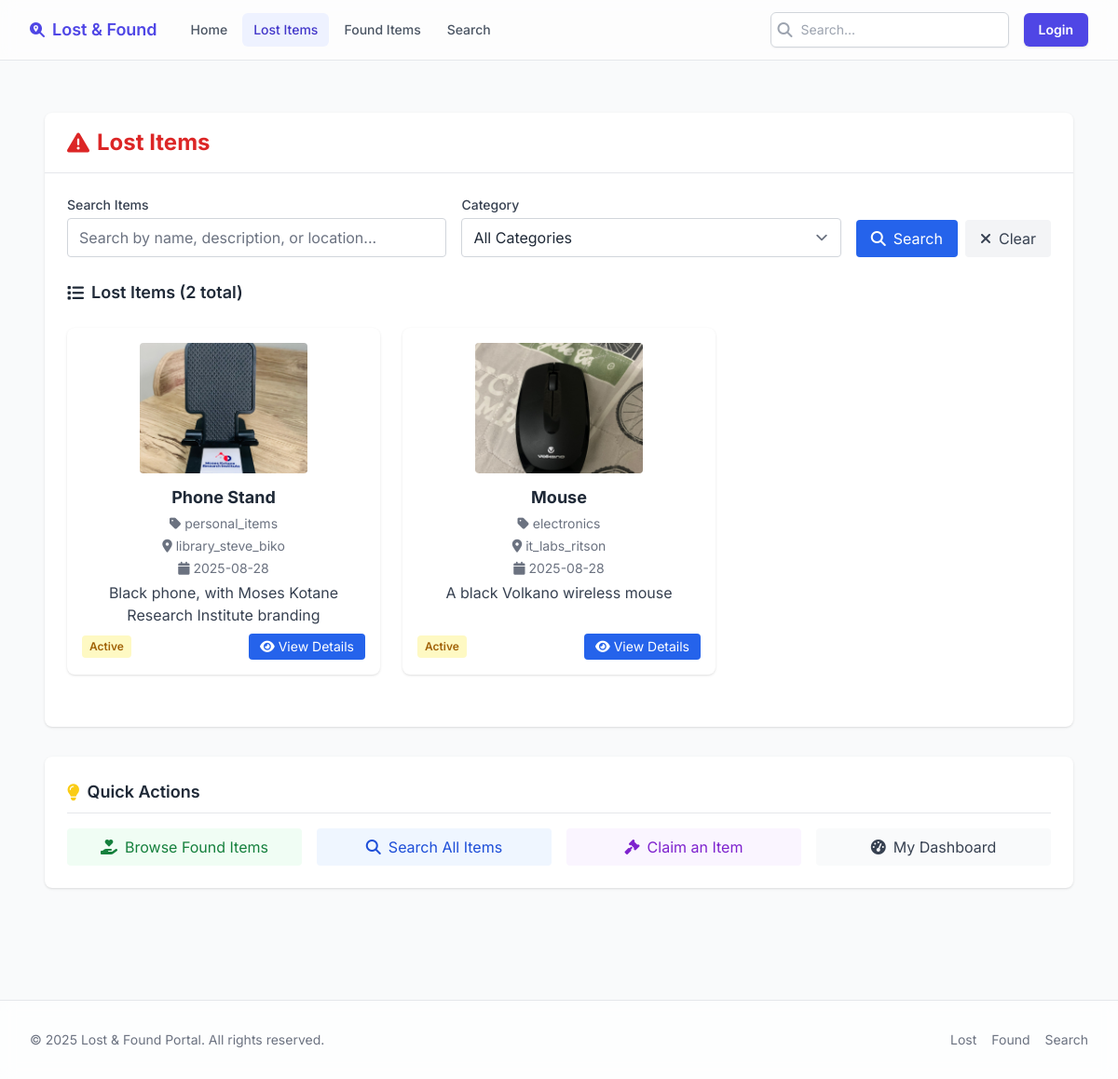
/lost-items, run on the app's committed database.
### models.py (models this page shows)
class LostItemModel(db.Model):
    __tablename__ = 'lost items'
    id = db.Column(db.Integer, primary_key=True)
    item_name = db.Column(db.String(100), nullable=False)
    category = db.Column(db.String(50), nullable=False)
    description = db.Column(db.Text, nullable=False)
    location = db.Column(db.String(100), nullable=False)
    full_names = db.Column(db.String(100), nullable=False)
    student_number = db.Column(db.String(50), nullable=False)
    student_email = db.Column(db.String(100), nullable=False)
    photo_filename = db.Column(db.String(100), nullable=True)
    status = db.Column(db.String(20), default='active')  # 'active', 'claimed', 'expired'
    is_verified = db.Column(db.Boolean, default=False)
    created_at = db.Column(db.DateTime, default=datetime.utcnow)
    updated_at = db.Column(db.DateTime, default=datetime.utcnow, onupdate=datetime.utcnow)
    expires_at = db.Column(db.DateTime, nullable=True)

### app.py (the view)
@app.route('/lost-items')
def browse_lost_items():
    page = request.args.get('page', 1, type=int)
    category_filter = request.args.get('category', 'all')
    search_query = request.args.get('query', '')
    query = LostItemModel.query.filter_by(status='active')
    if category_filter != 'all':
        query = query.filter_by(category=category_filter)
    if search_query:
        query = query.filter(
            LostItemModel.item_name.contains(search_query) |
            LostItemModel.description.contains(search_query) |
            LostItemModel.location.contains(search_query)
        )
    items = query.order_by(LostItemModel.created_at.desc()).paginate(
        page=page, per_page=12, error_out=False)
    return render_template('browse_lost.html',
                         title='Lost Items',
                         items=items,
                         category_filter=category_filter,
                         search_query=search_query)

### templates/browse_lost.html (shortened to what this page needs)
{% extends "base.html" %}
{% block content %}
<div class="max-w-7xl mx-auto px-4 py-8">
    <div class="bg-white rounded-lg shadow mb-8">
        <div class="border-b px-6 py-4 flex items-center gap-2">
            <h2 class="text-2xl font-bold text-red-600 flex items-center gap-2">
                <i class="fas fa-exclamation-triangle"></i> Lost Items
            </h2>
        </div>
        <div class="px-6 py-6">
            <form method="GET" action="{{ url_for('browse_lost_items') }}" class="flex flex-wrap gap-4 mb-6">
                <div class="flex-1 min-w-[220px]">
                    <label for="query" class="block text-sm font-medium text-gray-700 mb-1">Search Items</label>
                    <input type="text" name="query" id="query" class="w-full rounded border-gray-300 px-3 py-2 focus:ring focus:ring-blue-200" value="{{ search_query }}" placeholder="Search by name, description, or location...">
                </div>
                <div class="flex-1 min-w-[180px]">
                    <label for="category" class="block text-sm font-medium text-gray-700 mb-1">Category</label>
                    <select name="category" id="category" class="w-full rounded border-gray-300 px-3 py-2">
                        <option value="all" {% if category_filter == 'all' %}selected{% endif %}>All Categories</option>
                    </select>
                </div>
                <div class="flex items-end gap-2">
                    <button type="submit" class="bg-blue-600 text-white px-4 py-2 rounded hover:bg-blue-700 flex items-center gap-2">
                        <i class="fas fa-search"></i> Search
                    </button>
                    <a href="{{ url_for('browse_lost_items') }}" class="bg-gray-100 text-gray-700 px-4 py-2 rounded hover:bg-gray-200 flex items-center gap-2">
                        <i class="fas fa-times"></i> Clear
                    </a>
                </div>
            </form>
            <div class="flex justify-between items-center mb-6">
                <h4 class="text-lg font-semibold flex items-center gap-2">
                    <i class="fas fa-list"></i> Lost Items ({{ items.total }} total)
                </h4>
            </div>
            {% if items.items %}
                <div class="grid grid-cols-1 sm:grid-cols-2 md:grid-cols-3 gap-6 mb-8">
                    {% for item in items.items %}
                    <div class="bg-white rounded-lg shadow p-4 flex flex-col items-center">
                        {% if item.photo_filename %}
                            <img src="{{ url_for('uploaded_file', filename=item.photo_filename) }}" alt="{{ item.item_name }}" class="w-full max-w-[180px] h-[140px] object-cover rounded mb-3">
                        {% else %}
                            <div class="w-full max-w-[180px] h-[140px] flex items-center justify-center bg-gray-100 rounded mb-3">
                                <i class="fas fa-image text-gray-400 text-4xl"></i>
                            </div>
                        {% endif %}
                        <h5 class="font-bold text-lg mb-1">{{ item.item_name }}</h5>
                        <p class="text-gray-500 text-sm mb-1 flex items-center gap-1">
                            <i class="fas fa-tag"></i> {{ item.category }}
                        </p>
                        <p class="text-gray-500 text-sm mb-1 flex items-center gap-1">
                            <i class="fas fa-map-marker-alt"></i> {{ item.location }}
                        </p>
                        <p class="text-gray-500 text-sm mb-1 flex items-center gap-1">
                            <i class="fas fa-calendar"></i> {{ item.created_at.strftime('%Y-%m-%d') }}
                        </p>
                        <p class="mb-2 text-center text-gray-700">{{ item.description[:100] }}{% if item.description|length > 100 %}...{% endif %}</p>
                        <div class="flex justify-between items-center w-full mt-auto">
                            <span class="px-2 py-1 rounded text-xs font-semibold {% if item.status == 'claimed' %}bg-green-100 text-green-700{% elif item.status == 'active' %}bg-yellow-100 text-yellow-700{% else %}bg-gray-200 text-gray-700{% endif %}">
                                {{ item.status|title }}
                            </span>
                            <a href="{{ url_for('lost_item_detail', item_id=item.id) }}" class="bg-blue-600 text-white px-3 py-1 rounded hover:bg-blue-700 text-sm flex items-center gap-1">
                                <i class="fas fa-eye"></i> View Details
                            </a>
                        </div>
                    </div>
                    {% endfor %}
                </div>
            {% endif %}
        </div>
    </div>
    <div class="bg-white rounded-lg shadow p-6">
        <div class="border-b pb-2 mb-4">
            <h5 class="text-lg font-semibold flex items-center gap-2">
                <i class="fas fa-lightbulb text-yellow-400"></i> Quick Actions
            </h5>
        </div>
        <div class="grid grid-cols-2 md:grid-cols-4 gap-4">
            <a href="{{ url_for('browse_found_items') }}" class="bg-green-50 text-green-700 px-4 py-2 rounded hover:bg-green-100 flex items-center gap-2 justify-center">
                <i class="fas fa-hand-holding-heart"></i> Browse Found Items
            </a>
            <a href="{{ url_for('search_items') }}" class="bg-blue-50 text-blue-700 px-4 py-2 rounded hover:bg-blue-100 flex items-center gap-2 justify-center">
                <i class="fas fa-search"></i> Search All Items
            </a>
            <a href="{{ url_for('claim') }}" class="bg-purple-50 text-purple-700 px-4 py-2 rounded hover:bg-purple-100 flex items-center gap-2 justify-center">
                <i class="fas fa-gavel"></i> Claim an Item
            </a>
            <a href="{{ url_for('user_dashboard') }}" class="bg-gray-50 text-gray-700 px-4 py-2 rounded hover:bg-gray-100 flex items-center gap-2 justify-center">
                <i class="fas fa-tachometer-alt"></i> My Dashboard
            </a>
        </div>
    </div>
</div>
{% endblock %}

### templates/base.html (style rules this page uses)
body { font-family: 'Inter', ui-sans-serif, system-ui; }

### data on the page
LostItemModel: photo_filename (picture), item_name "Phone Stand", category "personal_items", location "library_steve_biko", created_at "2025-08-28", description "Black phone, with Moses Kotane Research Institute branding", status "Active"
LostItemModel: photo_filename (picture), item_name "Mouse", category "electronics", location "it_labs_ritson", created_at "2025-08-28", description "A black Volkano wireless mouse", status "Active"

### other printed values
{{ items.total }} "2"
{{ current_year if current_year else '2025' }} "2025"
